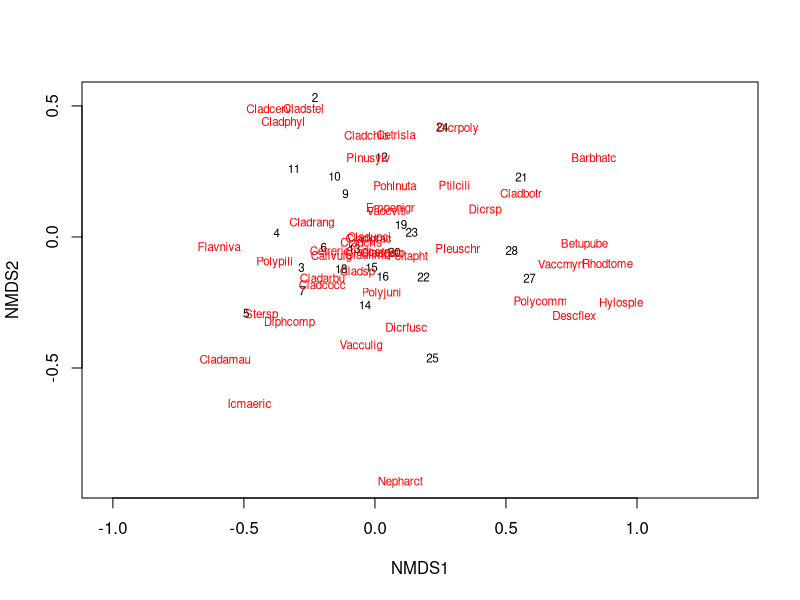
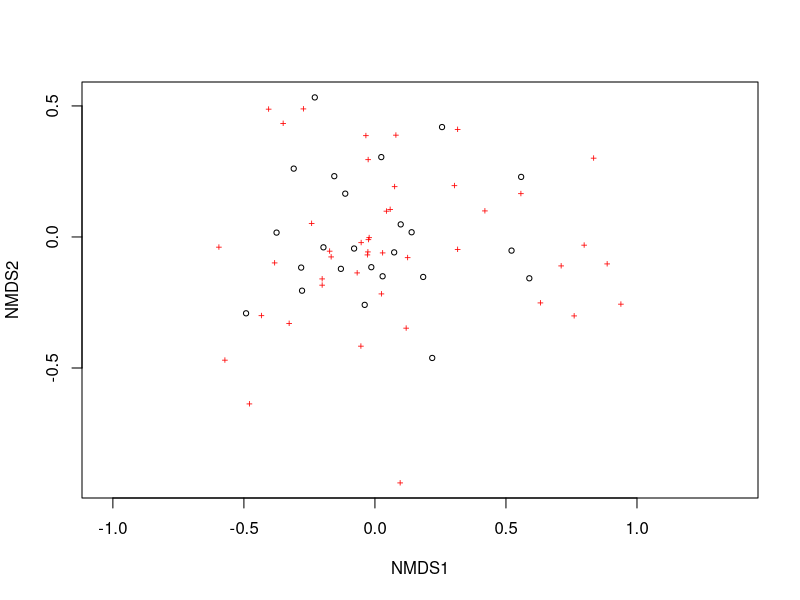
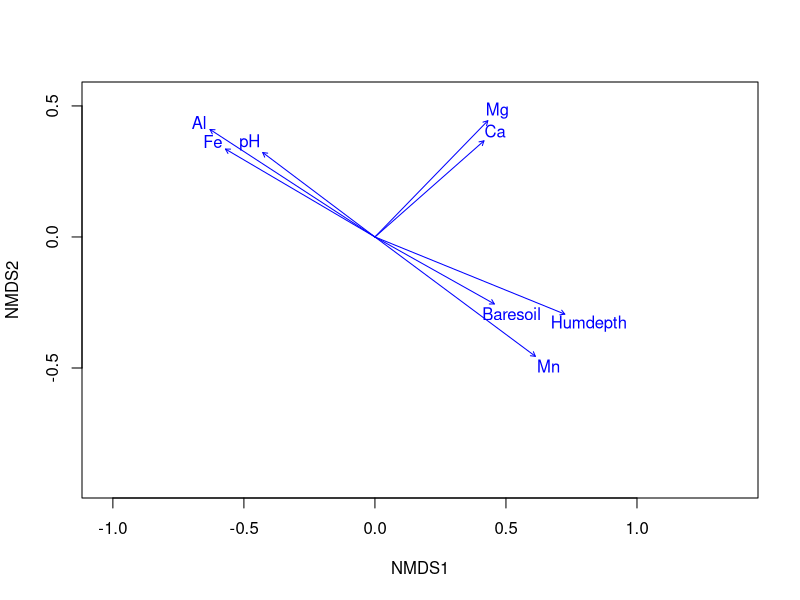

Recreate these plots in R, in order.
# Building a NMDS with inbuilt data within vegan package

library(vegan) # Version 2.6.4

data("varespec") # Data sets of proportion of cover by lichen species
data("varechem") # Corresponding environmental parameters

ord <- metaMDS(varespec, distance = "bray", k = 2) # Ordination of the species

plot(ord, type = "t") # Showing the plot 
plot(ord, type = "p")
plot(ord, type = "n")

ef <- envfit(ord, varechem)
plot(ef, p.max = 0.05)
